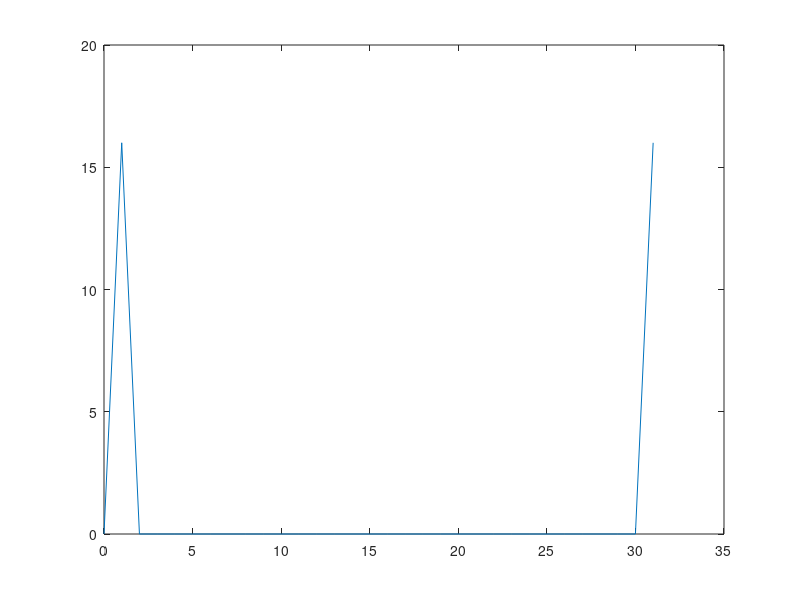

MATLAB code for this plot:
xk = zeros(32,1)';
N=32
n = 0:N;
xn = cos(n*2*pi*0.0005*62.5);
fn = zeros(N-1,1)';
for k = 0:N-1
   aux = 0;
   for n = 0:N-1
       xm = cos(n*2*pi*62.5*0.0005)* exp(-i*2*pi*n*k/32);
       aux = aux + xm;
   end
   fn(1,k+1) = aux;
end
m = abs(fn);
plot(0:N-1,abs(fn))